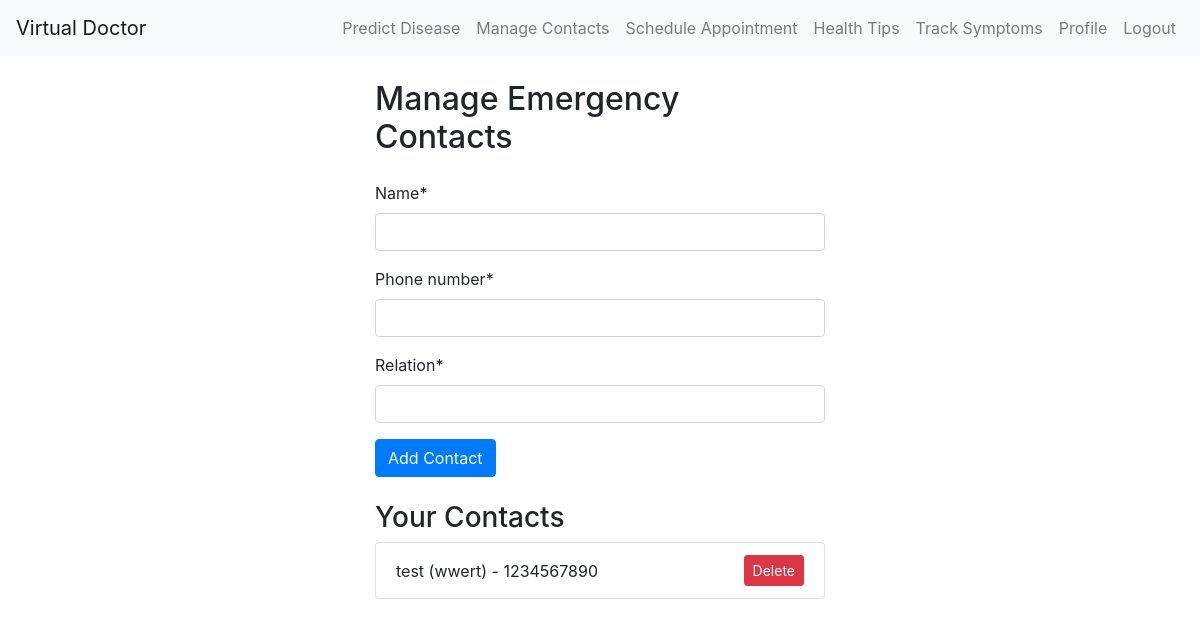
Screenshot of /contacts/ (signed in) with the database file from the repository.
### doctor/models.py (models this page shows, shortened)
class EmergencyContact(Model):
    user: ForeignKey = ForeignKey(User, on_delete=CASCADE)
    name: CharField = CharField(max_length=100)
    phone_number: CharField = CharField(max_length=15)
    relation: CharField = CharField(max_length=50)

### doctor/views.py (the view, shortened to what this page needs)
# urls.py: path('contacts/', manage_contacts, name='manage_contacts'),
@login_required
def manage_contacts(request: WSGIRequest) -> HttpResponseRedirect | HttpResponse:
    form: EmergencyContactForm = EmergencyContactForm()
    contacts: QuerySet[EmergencyContact] = EmergencyContact.objects.filter(user=request.user)
    return render(request, 'manage_contacts.html', {'form': form, 'contacts': contacts})

### doctor/forms.py
class EmergencyContactForm(forms.ModelForm):
    class Meta:
        model = EmergencyContact
        fields: list[str] = ['name', 'phone_number', 'relation']

### doctor/templates/manage_contacts.html (shortened to what this page needs)
{% extends 'base.html' %}
{% load crispy_forms_filters %}
{% block content %}
<div class="row justify-content-center">
    <div class="col-md-6">
        <h2 class="mb-4">Manage Emergency Contacts</h2>
        <form method="post">
            {{ form|crispy }}
            <button type="submit" name="add_contact" class="btn btn-primary">Add Contact</button>
        </form>
        <h3 class="mt-4">Your Contacts</h3>
        <ul class="list-group">
            {% for contact in contacts %}
            <li class="list-group-item d-flex justify-content-between align-items-center">
                {{ contact.name }} ({{ contact.relation }}) - {{ contact.phone_number }}
                <form method="post" class="mb-0">
                    <button type="submit" name="delete_contact" class="btn btn-danger btn-sm">Delete</button>
                </form>
            </li>
            {% endfor %}
        </ul>
    </div>
</div>
{% endblock %}

### static/css/styles.css (style rules this page uses)
body { padding-top: 56px; }

### rows the page displays
EmergencyContact: name "test", relation "wwert", phone_number "1234567890"
